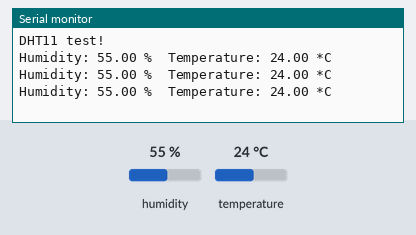
A sketch run on a simulated Arduino Zero (SAMD21). Parts: the last lines printed to the serial monitor. Inputs (shaded band) come from the test bench; at power-on: humidity 55 %, temperature 24 °C.

Above: at 3.8 s.
3.9 s: humidity set to 22 %
At 6.5 s:
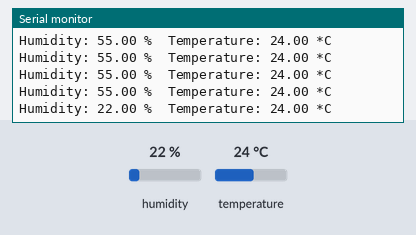
7.8 s: temperature set to 12 °C
At 9.7 s:
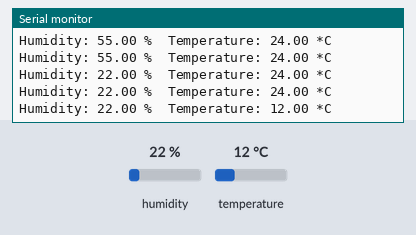
11.7 s: humidity set to 40 %
At 12.8 s:
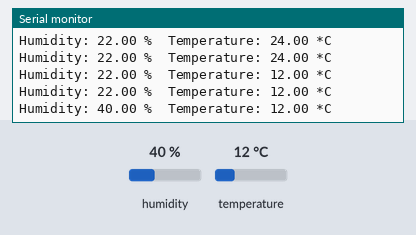
Timing chart, 0 to 14.7 s (numbered marks = the images above; inputs shaded):
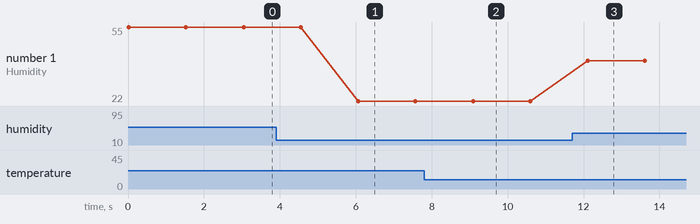

The sketch:

10.2.ino
```cpp
//22AIML028

#include "DHT.h"
#define DHTPIN 2     // what pin we're connected to
#define DHTTYPE DHT11   // DHT 11
DHT dht(DHTPIN, DHTTYPE);
#if defined(ARDUINO_ARCH_AVR)
#define SERIAL  Serial
#elif defined(ARDUINO_ARCH_SAMD) ||  defined(ARDUINO_ARCH_SAM)
#define SERIAL  SerialUSB
#else
#define SERIAL  Serial
#endif
void setup()
{
    SERIAL.begin(115200);
    SERIAL.println("DHT11 test!");
    Wire.begin();
    dht.begin();
}
void loop()
{
    float temp_hum_val[2] = {0};
    if(!dht.readTempAndHumidity(temp_hum_val)){
        SERIAL.print("Humidity: ");
        SERIAL.print(temp_hum_val[0]);
        SERIAL.print(" %\t");
        SERIAL.print("Temperature: ");
        SERIAL.print(temp_hum_val[1]);
        SERIAL.println(" *C");
    }
    else{
       SERIAL.println("Failed to get temprature and humidity value.");
    }

   delay(1500);
}

//22AIML028
```

Measured:
- after the input at 3.9 s, the serial monitor: prints a new line after 2.2 s (image 1)
- after the input at 7.8 s, the serial monitor: prints a new line after 1.3 s (image 2)
- after the input at 11.7 s, the serial monitor: prints a new line after 0.42 s (image 3)
- plotted number 1: 55 → 22 after the input at 3.9 s, 22 → 40 after the input at 11.7 s
